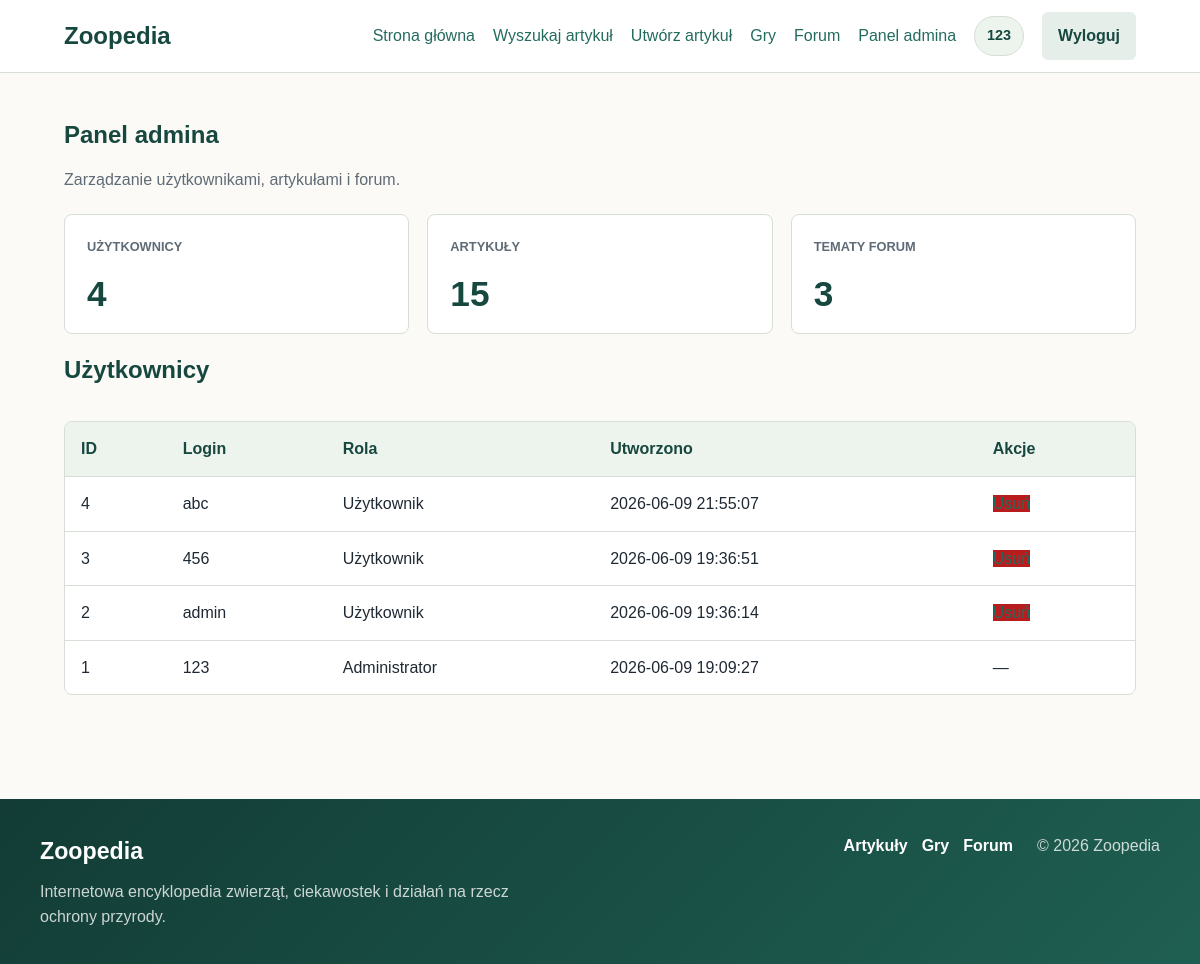
/admin_panel.php (signed in), run on the app's committed database.
### tables this page shows
CREATE TABLE `users` (
  `id` int(11) NOT NULL,
  `login` varchar(80) NOT NULL,
  `password_hash` varchar(255) NOT NULL,
  `role` tinyint(4) NOT NULL DEFAULT 0,
  `created_at` datetime NOT NULL DEFAULT current_timestamp()
);

### admin_panel.php (the view, shortened to what this page needs)
<?php
require_once __DIR__ . '/functions.php';
$users = load_users();
$articlesCount = count(load_articles());
$topicsCount = count(load_forum_topics());
$currentUser = current_user();
?>
<!doctype html>
<html lang="pl">
<head>
    <link rel="stylesheet" href="<?= h(asset_url('style.css')) ?>">
</head>
<body>
    <main class="page">
        <section class="section">
            <h1>Panel admina</h1>
            <p class="results-count">Zarządzanie użytkownikami, artykułami i forum.</p>
            <div class="dashboard-grid">
                <article class="dashboard-card">
                    <p class="meta">Użytkownicy</p>
                    <strong><?= count($users) ?></strong>
                </article>
                <article class="dashboard-card">
                    <p class="meta">Artykuły</p>
                    <strong><?= $articlesCount ?></strong>
                </article>
                <article class="dashboard-card">
                    <p class="meta">Tematy forum</p>
                    <strong><?= $topicsCount ?></strong>
                </article>
            </div>
            <div class="section-title">
                <h2>Użytkownicy</h2>
            </div>
            <div class="table-wrap">
                <table class="admin-table">
                    <thead>
                        <tr>
                            <th>ID</th>
                            <th>Login</th>
                            <th>Rola</th>
                            <th>Utworzono</th>
                            <th>Akcje</th>
                        </tr>
                    </thead>
                    <tbody>
                        <?php if (empty($users)): ?>
                            <tr>
                                <td colspan="5">Brak użytkowników.</td>
                            </tr>
                        <?php else: ?>
                            <?php foreach ($users as $listedUser): ?>
                                <tr>
                                    <td><?= (int) $listedUser['id'] ?></td>
                                    <td><?= h($listedUser['login']) ?></td>
                                    <td><?= h(role_label((int) $listedUser['role'])) ?></td>
                                    <td><?= h($listedUser['created_at']) ?></td>
                                    <td>
                                        <?php if ($currentUser && (int) $listedUser['id'] === (int) $currentUser['id']): ?>
                                            —
                                        <?php else: ?>
                                            <a
                                                class="danger-button"
                                                href="<?= h(asset_url('admin_user_delete.php?id=' . (int) $listedUser['id'])) ?>"
                                                onclick="return confirm('Czy na pewno usunąć tego użytkownika z bazy danych?');"
                                            >
                                                Usuń
                                            </a>
                                        <?php endif; ?>
                                    </td>
                                </tr>
                            <?php endforeach; ?>
                        <?php endif; ?>
                    </tbody>
                </table>
            </div>
        </section>
    </main>
</body>
</html>

### style.css (style rules this page uses)
:root { --ink: #1f2933; --muted: #5f6b76; --paper: #fbfaf6; --surface: #ffffff; --line: #d7ded6; --accent: #246b5f; --accent-strong: #17483f; --soft: #edf4ee; --warning: #9b2c2c; }
* { box-sizing: border-box; }
body { display: flex; flex-direction: column; margin: 0; min-height: 100vh; background: var(--paper); color: var(--ink); font-family: Arial, Helvetica, sans-serif; line-height: 1.6; }
main { flex: 1; }
a { color: var(--accent); text-decoration: none; }
.danger-button { background: #b91c1c; }
.hero > div, .section, .form-shell, .article-detail { margin: 0 auto; max-width: 1120px; }
.eyebrow, .meta { color: inherit; font-size: 0.8rem; font-weight: 800; letter-spacing: 0; margin: 0 0 8px; text-transform: uppercase; }
.meta { color: var(--muted); }
.section, .form-shell, .article-detail { padding: 48px 24px; }
.section-title { align-items: center; display: flex; justify-content: space-between; gap: 16px; margin-bottom: 20px; }
.section h1, .section h2, .form-shell h1, .article-detail h1 { color: var(--accent-strong); line-height: 1.15; margin: 0 0 18px; }
.results-count, .empty { color: var(--muted); }
.dashboard-grid { display: grid; gap: 18px; grid-template-columns: repeat(auto-fit, minmax(220px, 1fr)); margin: 22px 0; }
.dashboard-card { background: var(--surface); border: 1px solid var(--line); border-radius: 8px; display: grid; gap: 10px; padding: 22px; }
.dashboard-card strong { color: var(--accent-strong); font-size: 2.2rem; line-height: 1; }
.table-wrap { background: var(--surface); border: 1px solid var(--line); border-radius: 8px; overflow-x: auto; }
.admin-table { border-collapse: collapse; min-width: 640px; width: 100%; }
.admin-table th, .admin-table td { border-bottom: 1px solid var(--line); padding: 14px 16px; text-align: left; }
.admin-table th { background: var(--soft); color: var(--accent-strong); }
.admin-table tr:last-child td { border-bottom: 0; }

### data on the page
users: id "4", login "abc", role "Użytkownik", created_at "2026-06-09 21:55:07"
users: id "3", login "456", role "Użytkownik", created_at "2026-06-09 19:36:51"
users: id "2", login "admin", role "Użytkownik", created_at "2026-06-09 19:36:14"
users: id "1", login "123", role "Administrator", created_at "2026-06-09 19:09:27"

### other printed values
$user['login'] "123"
count($users) "4"
$articlesCount "15"
$topicsCount "3"
